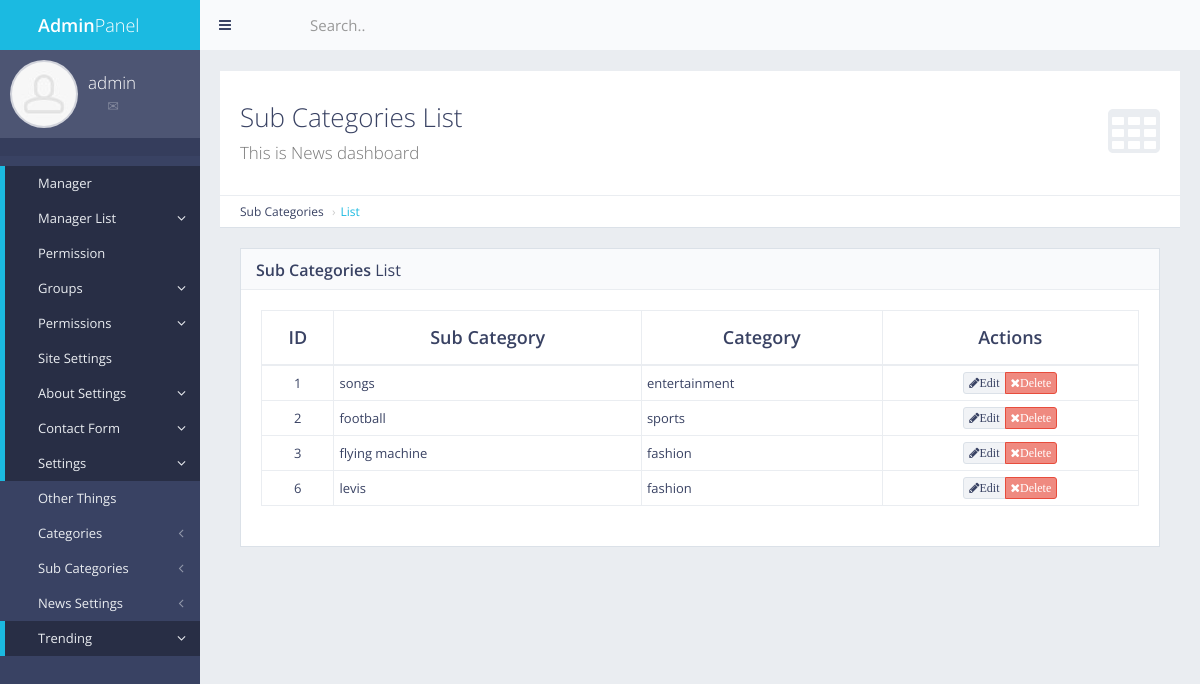
The app's page /panel/subcategories/list/ (signed in) with its own data.
### subcat/models.py (models this page shows, shortened)
class SubCat(models.Model):
    name = models.CharField(max_length=250)
    catname = models.CharField(max_length=250)
    catid = models.IntegerField()

### subcat/views.py (the view)
# urls.py: path('panel/subcategories/list/', views.subcat_list, name='subcat_list'),
def subcat_list(request):
    if not request.user.is_authenticated:
        return redirect('mylogin')
    subcat = SubCat.objects.all()
    return render(request, 'back/subcat_list.html', {'subcat':subcat})

### myapp/templatetags/extra_auth.py (called while the page is built)
@register.filter(name="has_group")
def has_group(user, group_name):
    return user.groups.filter(name=group_name).exists()

### myapp/templates/back/subcat_list.html (shortened to what this page needs)
{% extends 'back/master.html' %}
{% load static %}
{% block mainblock %}
                    <div id="page-content">
                        <div class="content-header">
                            <div class="header-section">
                                <h1>
                                    <i class="fa fa-table"></i>Sub Categories List<br><small>This is News dashboard</small>
                                </h1>
                            </div>
                        </div>
                        <ul class="breadcrumb breadcrumb-top">
                            <li>Sub Categories</li>
                            <li><a href="/panel/subcategories/list/">List</a></li>
                        </ul>
                        <div class="block full">
                            <div class="block-title">
                                <h2><strong>Sub Categories</strong> List</h2>
                            </div>
                            <div class="table-responsive">
                                <table id="example-datatable" class="table table-vcenter table-condensed table-bordered">
                                    <thead>
                                        <tr>
                                            <th class="text-center">ID</th>
                                            <th class="text-center">Sub Category</th>
                                             <th class="text-center">Category</th>
                                            <th class="text-center">Actions</th>
                                        </tr>
                                    </thead>
                                    <tbody>
                                    {% for c in subcat %}
                                        <tr>
                                           <td class="text-center ">{{c.pk}}</td>
                                            <td>{{c.name}}</td>
                                            <td>{{c.catname}}</td>
                                            <td class="text-center">
                                                <div class="btn-group">
                                                    <a href="" data-toggle="tooltip" title="Edit" class="btn btn-xs btn-default"><i class="fa fa-pencil">Edit</i></a>
                                                    <a href="" data-toggle="tooltip" title="Delete" class="btn btn-xs btn-danger"><i class="fa fa-times">Delete</i></a>
                                                </div>
                                            </td>
                                        </tr>
                                    {% endfor %}
                                </table>
                            </div>
                        </div>
                    </div>
 {% endblock %}

### myapp/templates/back/master.html (shortened to what this page needs)
{% load static %}
{% load extra_auth %}
{% if user.is_authenticated %}
<!DOCTYPE html>
 <html class="no-js" lang="en">
<head>
    <link rel="stylesheet" href="{% static "back/css/bootstrap.min.css" %}">
    <link rel="stylesheet" href="{% static "back/css/plugins.css" %}">
    <link rel="stylesheet" href="{% static "back/css/main.css" %}">
    <link rel="stylesheet" href="{% static "back/css/themes.css" %}">
</head>
<body>
<div id="page-wrapper">
    <div id="page-container" class="sidebar-partial sidebar-visible-lg sidebar-no-animations">
        <div id="sidebar">
            <div id="sidebar-scroll">
                <div class="sidebar-content">
                    <a href="/panel" class="sidebar-brand">
                        <i class="gi gi-flash"></i><span class="sidebar-nav-mini-hide"><strong>Admin</strong>Panel</span>
                    </a>
                    <div class="sidebar-section sidebar-user clearfix sidebar-nav-mini-hide">
                        <div class="sidebar-user-avatar">
                            <a href="page_ready_user_profile.html">
                                <img src="{% static "back/img/placeholders/avatars/avatar2.jpg" %}" alt="avatar">
                            </a>
                        </div>
                        <div class="sidebar-user-name">{{request.user}}</div>
                        <div class="sidebar-user-links">
                            <a href="page_ready_user_profile.html" data-toggle="tooltip" data-placement="bottom" title="Profile"><i class="gi gi-user"></i></a>
                            <a href="page_ready_inbox.html" data-toggle="tooltip" data-placement="bottom" title="Messages"><i class="gi gi-envelope"></i></a>
                            <a href="{% url 'change_pass' %}" class="enable-tooltip" data-placement="bottom" title="Settings"><i class="gi gi-cogwheel"></i></a>
                            <a href="{% url 'mylogout' %}" data-toggle="tooltip" data-placement="bottom" title="Logout"><i class="gi gi-exit"></i></a>
                        </div>
                    </div>
                    <ul class="sidebar-section sidebar-themes clearfix sidebar-nav-mini-hide">
                    </ul>
                    <ul class="sidebar-nav">
                        {% if request.user|has_group:"masteruser" %}
                        <li>
                         <a href="{% url 'panel' %}" class=" active"><i class="gi gi-stopwatch sidebar-nav-icon"></i><span class="sidebar-nav-mini-hide">Manager</span></a>
                         </li>
                        <li>
                            <a href="{% url 'manager_list' %}" class=" active"><i class="fa fa-angle-left sidebar-nav-indicator sidebar-nav-mini-hide"></i><i class="gi gi-show_big_thumbnails sidebar-nav-icon"></i><span class="sidebar-nav-mini-hide">Manager List</span></a>
                        </li>
                        <li>
                         <a href="{% url 'panel' %}" class=" active"><i class="gi gi-stopwatch sidebar-nav-icon"></i><span class="sidebar-nav-mini-hide">Permission</span></a>
                         </li>
                        <li>
                            <a href="{% url 'manager_group' %}" class=" active"><i class="fa fa-angle-left sidebar-nav-indicator sidebar-nav-mini-hide"></i><i class="gi gi-show_big_thumbnails sidebar-nav-icon"></i><span class="sidebar-nav-mini-hide">Groups</span></a>
                        </li>
                         <li>
                            <a href="{% url 'manager_perms' %}" class=" active"><i class="fa fa-angle-left sidebar-nav-indicator sidebar-nav-mini-hide"></i><i class="gi gi-show_big_thumbnails sidebar-nav-icon"></i><span class="sidebar-nav-mini-hide">Permissions</span></a>
                        </li>
                         <li>
                         <a href="{% url 'site_settings' %}" class=" active"><i class="gi gi-stopwatch sidebar-nav-icon"></i><span class="sidebar-nav-mini-hide">Site Settings</span></a>
                         </li>
                        <li>
                            <a href="{% url 'about_settings' %}" class=" active"><i class="fa fa-angle-left sidebar-nav-indicator sidebar-nav-mini-hide"></i><i class="gi gi-show_big_thumbnails sidebar-nav-icon"></i><span class="sidebar-nav-mini-hide">About Settings</span></a>
                        </li>
                          <li>
                            <a href="{% url 'contact_show' %}" class=" active"><i class="fa fa-angle-left sidebar-nav-indicator sidebar-nav-mini-hide"></i><i class="gi gi-show_big_thumbnails sidebar-nav-icon"></i><span class="sidebar-nav-mini-hide">Contact Form</span></a>
                        </li>
                        <li>
                            <a href="{% url 'site_settings' %}" class=" active"><i class="fa fa-angle-left sidebar-nav-indicator sidebar-nav-mini-hide"></i><i class="gi gi-show_big_thumbnails sidebar-nav-icon"></i><span class="sidebar-nav-mini-hide">Settings</span></a>
                        </li>
                             {% endif %}
                         <li>
                         <a href="{% url 'site_settings' %}" class="sidebar-nav-menu"><i class="gi gi-stopwatch sidebar-nav-icon"></i><span class="sidebar-nav-mini-hide">Other Things</span></a>
                         </li>
                            <li>
                            <a href="#" class="sidebar-nav-menu"><i class="fa fa-angle-left sidebar-nav-indicator sidebar-nav-mini-hide"></i><i class="gi gi-show_big_thumbnails sidebar-nav-icon"></i><span class="sidebar-nav-mini-hide">Categories</span></a>
                        </li>
                        <li>
                            <a href="#" class="sidebar-nav-menu"><i class="fa fa-angle-left sidebar-nav-indicator sidebar-nav-mini-hide"></i><i class="gi gi-show_big_thumbnails sidebar-nav-icon"></i><span class="sidebar-nav-mini-hide">Sub Categories</span></a>
                        </li>
                        <li>
                            <a href="#" class="sidebar-nav-menu"><i class="fa fa-angle-left sidebar-nav-indicator sidebar-nav-mini-hide"></i><i class="gi gi-show_big_thumbnails sidebar-nav-icon"></i><span class="sidebar-nav-mini-hide">News Settings</span></a>
                        </li>
                          <li>
                            <a href="{% url 'trending_add' %}" class=" active"><i class="fa fa-angle-left sidebar-nav-indicator sidebar-nav-mini-hide"></i><i class="gi gi-show_big_thumbnails sidebar-nav-icon"></i><span class="sidebar-nav-mini-hide">Trending</span></a>
                        </li>
                    </ul>
                </div>
            </div>
        </div>
        <div id="main-container">
            <header class="navbar navbar-default">
                <ul class="nav navbar-nav-custom">
                    <li>
                        <a href="javascript:void(0)" onclick="App.sidebar('toggle-sidebar');this.blur();">
                            <i class="fa fa-bars fa-fw"></i>
                        </a>
                    </li>
                    <li class="dropdown">
                        <a href="javascript:void(0)" class="dropdown-toggle" data-toggle="dropdown">
                            <i class="gi gi-settings"></i>
                        </a>
                    </li>
                </ul>
                <form action="page_ready_search_results.html" method="post" class="navbar-form-custom">
                    <div class="form-group">
                        <input type="text" id="top-search" name="top-search" class="form-control" placeholder="Search..">
                    </div>
                </form>
            </header>
            <div id="page-content">
                {% block mainblock %}
                {% endblock %}
            </div>
        </div>
    </div>
</div>
</body>
</html>
{% endif %}

### records on screen
SubCat: pk "1", name "songs", catname "entertainment"
SubCat: pk "2", name "football", catname "sports"
SubCat: pk "3", name "flying machine", catname "fashion"
SubCat: pk "6", name "levis", catname "fashion"

### other values on screen
{{ request.user }} "admin"
